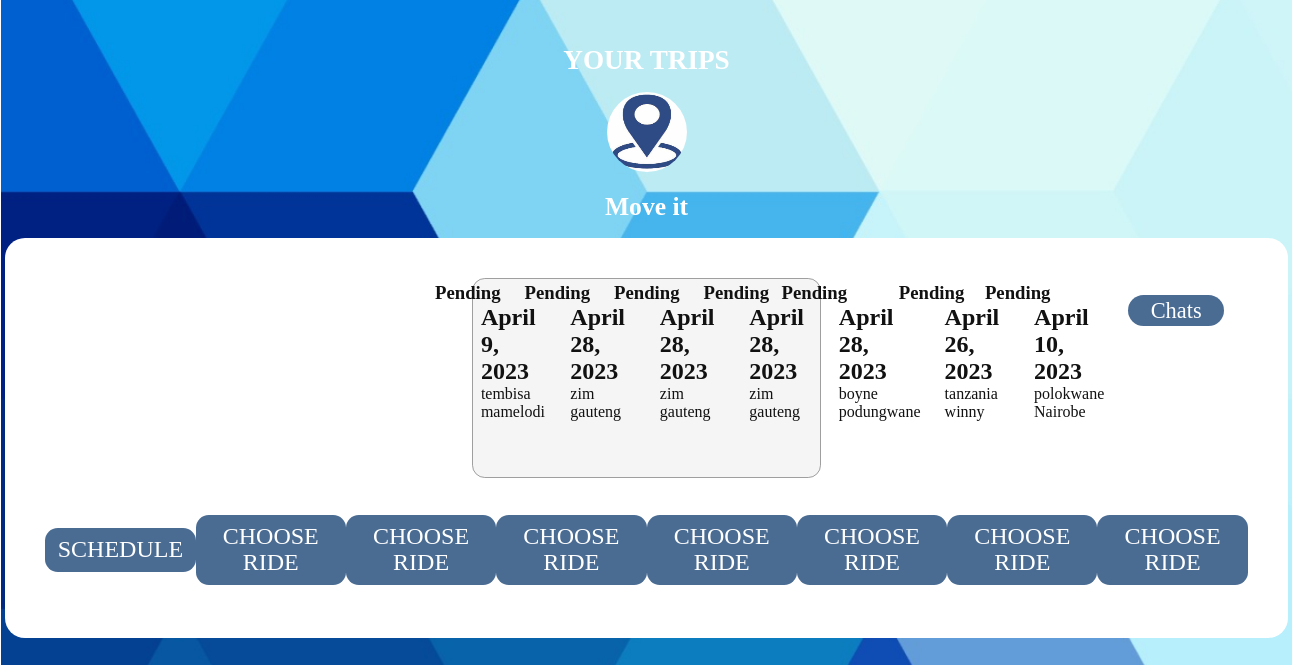
Page /Relocate/deliveries/2/ on the earlier database version.
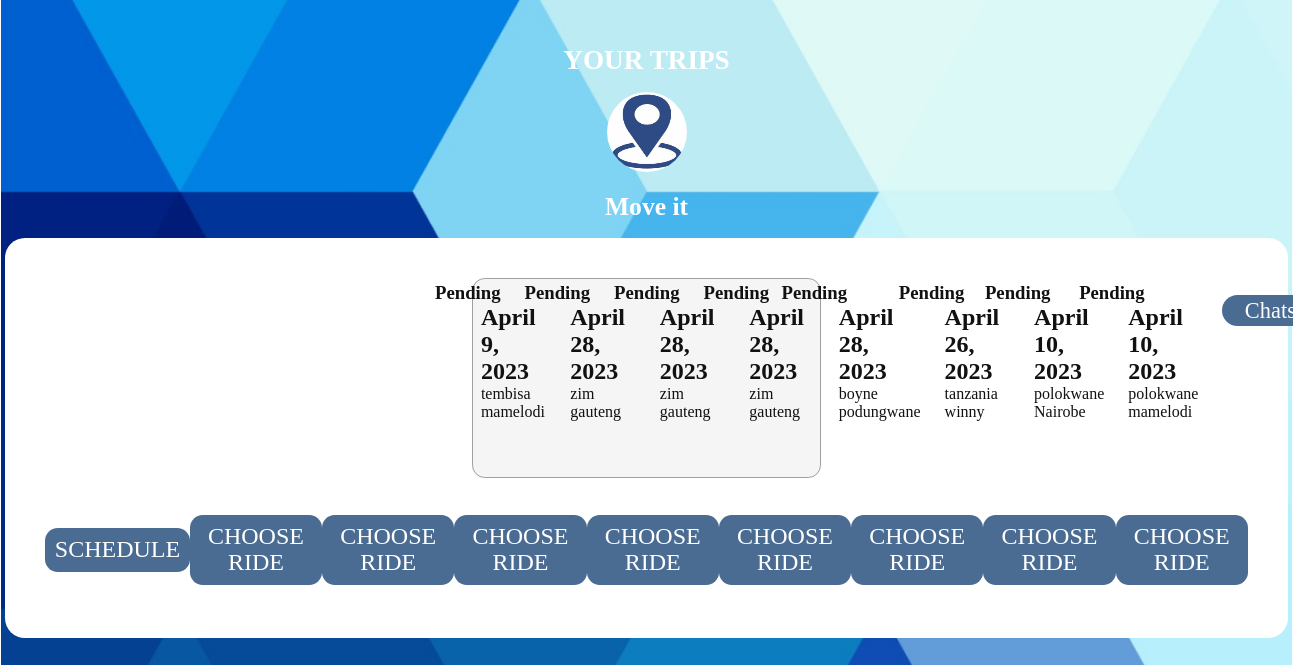
Same page on the later database version.
### Relocate/models.py (models this page shows, shortened)
class Relocate(models.Model):
    user = models.ForeignKey(User,on_delete=models.CASCADE)
    when = models.DateField()
    moving_from = models.CharField(max_length=100)
    moving_to = models.CharField(max_length=100)

### Relocate/views.py (the view)
# urls.py: path("deliveries/<int:user_id>/",views.new_deliveries,name="deliveries"),
def new_deliveries(request, user_id):
    User = get_user_model()
    user = get_object_or_404(User, pk=user_id)
    items = Relocate.objects.filter(user=user)
    context = {
        "items": items,
        "user": user,
        "sender_id": user_id,
    }
    return render(request, "deliveries.html", context)

### templates/deliveries.html (shortened to what this page needs)
{% load static %}
<!DOCTYPE html>
<html lang="en">
<head>
    <link href="{% static 'style.css' %}" rel="stylesheet">
</head>
<body>
    <section class="schedule">
        <div class="row">
            <h1>Your trips</h1>
            <img class="image" src='{% static "images/moveit.jpg" %}'alt="" srcset="">
            <h2 class="logo">Move it</h2>
            <div class="container">
                <div class="pending">
                    <div class="content">
                          {% for item in items %}
                        <div class="details">
                            <h3>pending</h3>
                            <h2>{{item.when}}</h2>
                            <p>{{item.moving_from }}</p>
                            <p>{{item.moving_to }}</p>
                        </div>
                          {% endfor %}
                        <a href="{% url 'compose_message' sender_id=user.id %}">Chats</a>
                    </div>
                </div>
                <div class="buttons">
                    <button>schedule</button>
                    {% for item in items %}
                    <button class="btn" id="signUp"> <a href="{% url 'show' relocate_id=item.relocate_id|default:'0' %}">Choose ride</a></button>
    {% endfor %}
                </div>
            </div>
        </div>
    </section>
</body>
</html>

Differences in the rows shown:
added Relocate: when "April 10, 2023", moving_from "polokwane", moving_to "mamelodi"
